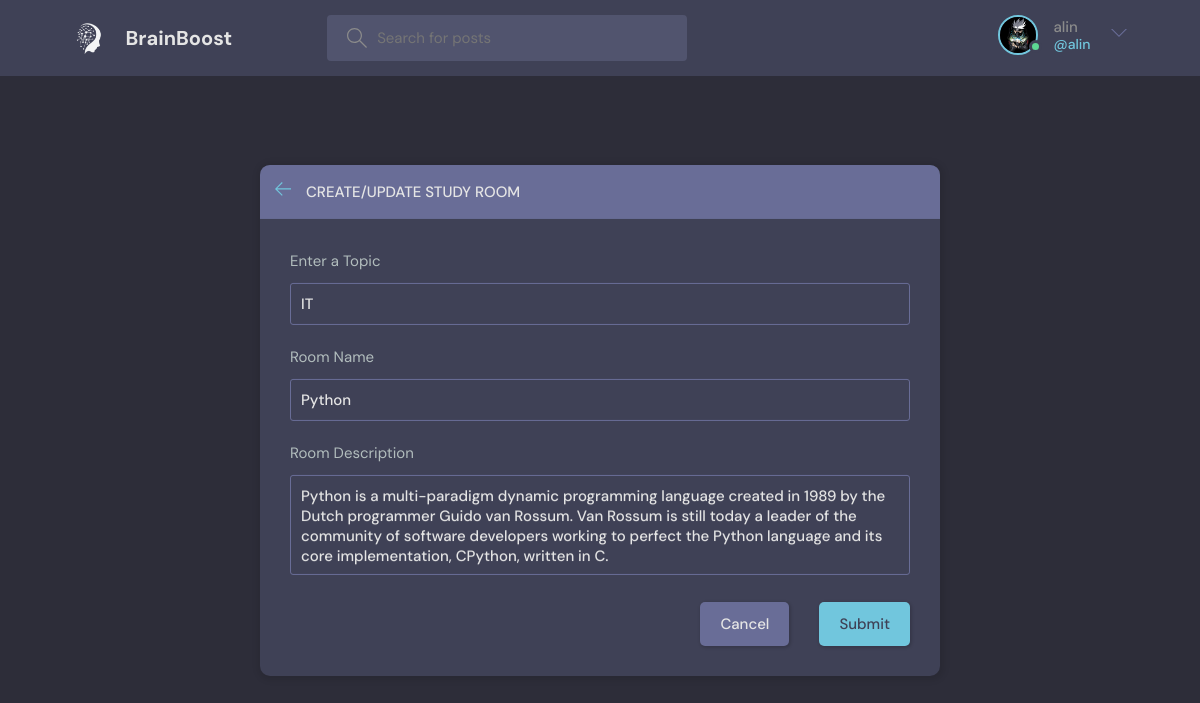
/update-room/4/ (signed in), run on the app's committed database.
### core/models.py (models this page shows, shortened)
class User(AbstractUser):
    name = models.CharField(max_length=200, null=True)
    email = models.EmailField( unique=True, null=True)
    bio = models.TextField(null=True)
    avatar = models.ImageField(null=True, default='avatar.svg')
    USERNAME_FIELD = 'email'
    REQUIRED_FIELDS = []

class Room(models.Model):
    host = models.ForeignKey(User, on_delete=models.SET_NULL, null=True)
    topic = models.ForeignKey(Topic, on_delete=models.SET_NULL, null=True)
    name = models.CharField(max_length=200)
    description = models.TextField(null=True, blank=True)
    participants = models.ManyToManyField(User, related_name='participants', blank=True)
    updated = models.TimeField(auto_now =True)
    created = models.TimeField(auto_now_add=True)
    class Meta:
        ordering = ['updated', 'created']

class Topic(models.Model):
    name = models.CharField(max_length=200)

### core/views.py (the view, shortened to what this page needs)
# urls.py: path('update-room/<str:pk>/', views.updateRoom, name="update-room"),
@login_required(login_url='login')
def updateRoom(request, pk):
    room = Room.objects.get(id=pk)
    form = RoomForm(instance=room)
    topics = Topic.objects.all()
    if request.user != room.host:
        return HttpResponse('Your are not allowed here!!')
    context = {'form': form, 'topics': topics, 'room': room}
    return render(request, 'core/room_form.html', context)

### core/forms.py
class RoomForm(ModelForm):
    class Meta:
        model = Room
        fields = '__all__'
        exclude = ['host', 'participants']

### core/templates/core/room_form.html (shortened to what this page needs)
{% extends 'core/main.html' %}
{% block content %}
<main class="create-room layout">
  <div class="container">
    <div class="layout__box">
      <div class="layout__boxHeader">
        <div class="layout__boxTitle">
          <a href="{{request.META.HTTP_REFERER}}">
            <svg version="1.1" xmlns="http://www.w3.org/2000/svg" width="32" height="32" viewBox="0 0 32 32">
              <title>arrow-left</title>
              <path
                d="M13.723 2.286l-13.723 13.714 13.719 13.714 1.616-1.611-10.96-10.96h27.625v-2.286h-27.625l10.965-10.965-1.616-1.607z">
              </path>
            </svg>
          </a>
          <h3>Create/Update Study Room</h3>
        </div>
      </div>
      <div class="layout__body">
        <form class="form" action="" method="POST">
          <div class="form__group">
            <label for="room_topic">Enter a Topic</label>
            <input required type="text" value="{{room.topic.name}}" name="topic" list="topic-list" />
          </div>
          <div class="form__group">
            <label for="room_name">Room Name</label>
            {{form.name}}
          </div>
          <div class="form__group">
            <label for="room_description">Room Description</label>
            {{form.description}}
          </div>
          <div class="form__action">
            <a class="btn btn--dark" href="{{request.META.HTTP_REFERER}}">Cancel</a>
            <button class="btn btn--main" type="submit">Submit</button>
          </div>
        </form>
      </div>
    </div>
  </div>
</main>
{% endblock content %}

### core/templates/core/navbar.html (shortened to what this page needs)
{% load static %}
<header class="header header--loggedIn">
    <div class="container">
        <a href="{% url 'home' %}" class="header__logo">
            <img src="{% static 'images/logo.png' %}" />
            <h1>BrainBoost</h1>
        </a>
        <form class="header__search" method="GET" action="{% url 'home' %}">
            <label>
                <input name="q" placeholder="Search for posts" />
            </label>
        </form>
        <nav class="header__menu">
            {% if request.user.is_authenticated %}
            <div class="header__user">
                <a href="{% url 'user-profile' user.id %}">
                    <div class="avatar avatar--medium active">
                        <img src="{{request.user.avatar.url}}" />
                    </div>
                    <p>{{request.user.username}} <span>@{{request.user.username}}</span></p>
                </a>
                <button class="dropdown-button">
                    <svg version="1.1" xmlns="http://www.w3.org/2000/svg" width="32" height="32" viewBox="0 0 32 32">
                        <title>chevron-down</title>
                        <path d="M16 21l-13-13h-3l16 16 16-16h-3l-13 13z"></path>
                    </svg>
                </button>
            </div>
            {% else %}
            <a href="{% url 'login' %}">
                <img src="{% static 'images/avatar.svg' %}" />
                <p>Login</p>
            </a>
            {% endif %}
        </nav>
    </div>
</header>

### data on the page
User: user.avatar (picture), user.username "alin"
Room: topic "IT", name "Python", description "Python is a multi-paradigm dynamic programming language created in 1989 by the Dutch programmer Guido van Rossum. Van Rossum is still today a leader of the community of software developers working to perfect the Python language and its core implementation, CPython, written in C."
